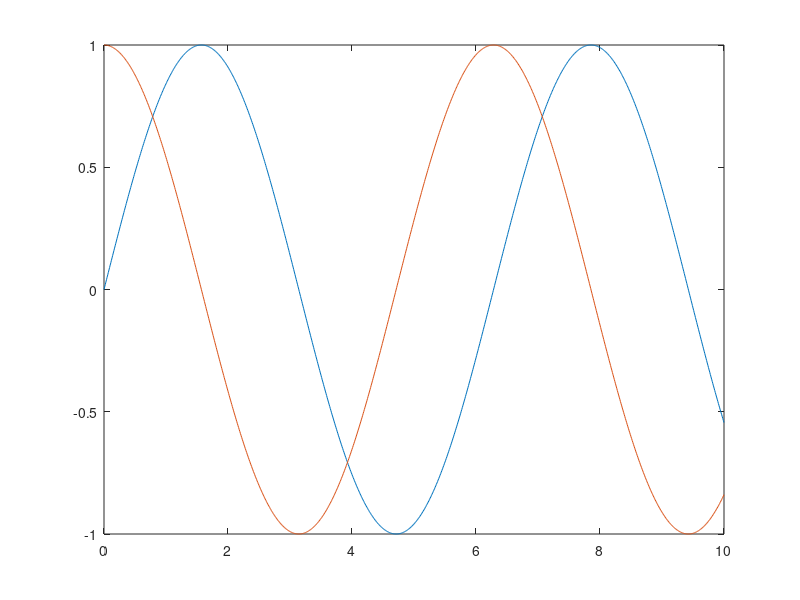

Here is the MATLAB script that generated this plot: (Note: this script raises an error after producing the figure.)
function [] = ipl_demo()
% IPL_DEMO IPLOS write/read demonstration.
%   IPL_DEMO() demonstrates use of ipl_ routines
%
%   IPL_DEMO writes and reads various files in current directory.
%
%   Example
%   ipl_demo generates IPL structures, writes and reads IPL files, and
%   shows contents.
%
%   See also IPL_READ, IPL_WRITE.

% *****************************************************************
% ASAM OpenCRG Matlab API
%
% OpenCRG version:           1.2.0
%
% package:               lib
% file name:             ipl_demo.m 
% author:                ASAM e.V.
%
%
% C by ASAM e.V., 2020
% Any use is limited to the scope described in the license terms.
% The license terms can be viewed at www.asam.net/license
%
% More Information on ASAM OpenCRG can be found here:
% https://www.asam.net/standards/detail/opencrg/
%
% *****************************************************************

close all

% generate data channel descriptions
d.kd_def{1} = 't,s';
d.kd_def{2} = 'sin(t),-';
d.kd_def{3} = 'cos(t),-';

% generate data array
t = 0:0.01:10;
d.kd_dat = [t' sin(t') cos(t')];

% show it
figure
plot(d.kd_dat(:,1)', d.kd_dat(:,2)', ...
    d.kd_dat(:,1)', d.kd_dat(:,3)');

% write it as compact single precision binary
ipl_write(d, 'ipl_demo_1.ipl', 'KRBI');
disp('data written as KRBI to ipl_demo_1.ipl:')
disp(d)

% write it as long double precision formattet
ipl_write(d, 'ipl_demo_2.ipl', 'LDFI');
disp('data written as LDFI to ipl_demo_2.ipl:')
disp(d)

% read first file (default channel precision: single)
d1 = ipl_read('ipl_demo_1.ipl');
disp('data read into single from ipl_demo_1.ipl:')
disp(d1)

% read second file to double data array
d2 = ipl_read('ipl_demo_2.ipl', 'double');
disp('data read into double from ipl_demo_2.ipl:')
disp(d2)

% add extra lines for read data
hold on
plot(d1.kd_dat(:,1)', d1.kd_dat(:,2)', '--', ...
    d1.kd_dat(:,1)', d1.kd_dat(:,3)', '--');
plot(d2.kd_dat(:,1)', d2.kd_dat(:,2)', ':', ...
    d2.kd_dat(:,1)', d2.kd_dat(:,3)', ':');
xlabel(d.kd_def{1})
legend(strcat('d: ', d.kd_def{2}), strcat('d: ', d.kd_def{3}), ...
    strcat('d1: ', d1.kd_def{2}), strcat('d1: ', d1.kd_def{3}), ...
    strcat('d2: ', d2.kd_def{2}), strcat('d2: ', d2.kd_def{3}));
